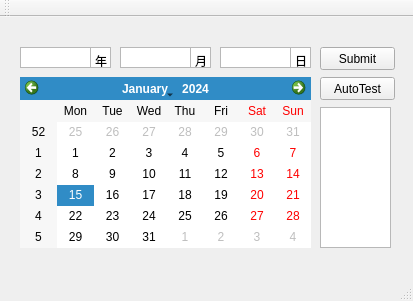
<?xml version="1.0" encoding="UTF-8"?>
<ui version="4.0">
 <class>MainWindow</class>
 <widget class="QMainWindow" name="MainWindow">
  <property name="geometry">
   <rect>
    <x>0</x>
    <y>0</y>
    <width>413</width>
    <height>301</height>
   </rect>
  </property>
  <property name="windowTitle">
   <string>MainWindow</string>
  </property>
  <widget class="QWidget" name="centralWidget">
   <widget class="QTextEdit" name="textEdit">
    <property name="geometry">
     <rect>
      <x>20</x>
      <y>30</y>
      <width>71</width>
      <height>21</height>
     </rect>
    </property>
    <property name="verticalScrollBarPolicy">
     <enum>Qt::ScrollBarAlwaysOff</enum>
    </property>
   </widget>
   <widget class="QTextEdit" name="textEdit_2">
    <property name="geometry">
     <rect>
      <x>120</x>
      <y>30</y>
      <width>71</width>
      <height>21</height>
     </rect>
    </property>
    <property name="verticalScrollBarPolicy">
     <enum>Qt::ScrollBarAlwaysOff</enum>
    </property>
   </widget>
   <widget class="QTextEdit" name="textEdit_3">
    <property name="geometry">
     <rect>
      <x>220</x>
      <y>30</y>
      <width>71</width>
      <height>21</height>
     </rect>
    </property>
    <property name="verticalScrollBarPolicy">
     <enum>Qt::ScrollBarAlwaysOff</enum>
    </property>
   </widget>
   <widget class="QPlainTextEdit" name="plainTextEdit">
    <property name="geometry">
     <rect>
      <x>90</x>
      <y>30</y>
      <width>21</width>
      <height>21</height>
     </rect>
    </property>
    <property name="verticalScrollBarPolicy">
     <enum>Qt::ScrollBarAlwaysOff</enum>
    </property>
    <property name="horizontalScrollBarPolicy">
     <enum>Qt::ScrollBarAlwaysOff</enum>
    </property>
    <property name="plainText">
     <string>年</string>
    </property>
   </widget>
   <widget class="QPlainTextEdit" name="plainTextEdit_2">
    <property name="geometry">
     <rect>
      <x>190</x>
      <y>30</y>
      <width>21</width>
      <height>21</height>
     </rect>
    </property>
    <property name="verticalScrollBarPolicy">
     <enum>Qt::ScrollBarAlwaysOff</enum>
    </property>
    <property name="horizontalScrollBarPolicy">
     <enum>Qt::ScrollBarAlwaysOff</enum>
    </property>
    <property name="plainText">
     <string>月</string>
    </property>
   </widget>
   <widget class="QPlainTextEdit" name="plainTextEdit_3">
    <property name="geometry">
     <rect>
      <x>290</x>
      <y>30</y>
      <width>21</width>
      <height>21</height>
     </rect>
    </property>
    <property name="verticalScrollBarPolicy">
     <enum>Qt::ScrollBarAlwaysOff</enum>
    </property>
    <property name="horizontalScrollBarPolicy">
     <enum>Qt::ScrollBarAlwaysOff</enum>
    </property>
    <property name="plainText">
     <string>日</string>
    </property>
   </widget>
   <widget class="QCalendarWidget" name="calendarWidget">
    <property name="geometry">
     <rect>
      <x>20</x>
      <y>60</y>
      <width>291</width>
      <height>171</height>
     </rect>
    </property>
   </widget>
   <widget class="QPushButton" name="pushButton">
    <property name="geometry">
     <rect>
      <x>320</x>
      <y>30</y>
      <width>75</width>
      <height>23</height>
     </rect>
    </property>
    <property name="text">
     <string>Submit</string>
    </property>
   </widget>
   <widget class="QPushButton" name="pushButton_2">
    <property name="geometry">
     <rect>
      <x>320</x>
      <y>60</y>
      <width>75</width>
      <height>23</height>
     </rect>
    </property>
    <property name="text">
     <string>AutoTest</string>
    </property>
   </widget>
   <widget class="QTextEdit" name="textEdit_4">
    <property name="geometry">
     <rect>
      <x>320</x>
      <y>90</y>
      <width>71</width>
      <height>141</height>
     </rect>
    </property>
   </widget>
  </widget>
  <widget class="QMenuBar" name="menuBar">
   <property name="geometry">
    <rect>
     <x>0</x>
     <y>0</y>
     <width>413</width>
     <height>23</height>
    </rect>
   </property>
  </widget>
  <widget class="QToolBar" name="mainToolBar">
   <attribute name="toolBarArea">
    <enum>TopToolBarArea</enum>
   </attribute>
   <attribute name="toolBarBreak">
    <bool>false</bool>
   </attribute>
  </widget>
  <widget class="QStatusBar" name="statusBar"/>
 </widget>
 <layoutdefault spacing="6" margin="11"/>
 <resources/>
 <connections/>
</ui>
